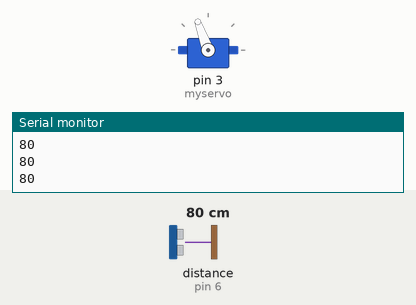
Recording of a sketch running on a simulated Arduino Uno, built with avr-gcc and run on an emulated ATmega328P. On the bench: servo, the last lines printed to the serial monitor. Inputs (shaded band) come from the test bench; at power-on: distance to the obstacle (sensor on pin 6) 80 cm. The echo pulse lasts 58.3 µs per cm.

Above: at 3.2 s.
3.3 s: distance to the obstacle (sensor on pin 6) set to 14 cm
4.8 s: distance to the obstacle (sensor on pin 6) set to 11 cm
At 5.3 s:
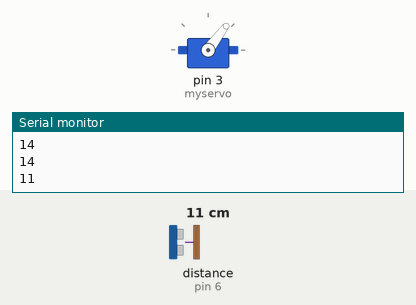
7.8 s: distance to the obstacle (sensor on pin 6) set to 18 cm
At 8.5 s:
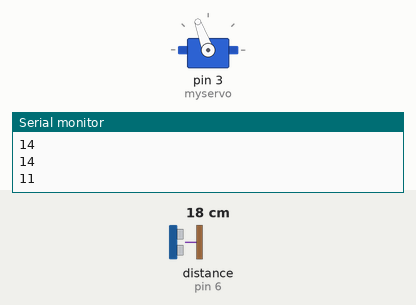
9.3 s: distance to the obstacle (sensor on pin 6) set to 2 cm
At 10.0 s:
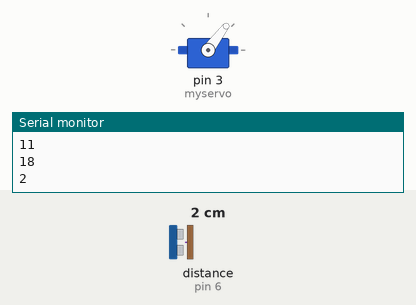
Timing chart, 0 to 13.0 s (numbered marks = the images above; inputs shaded):
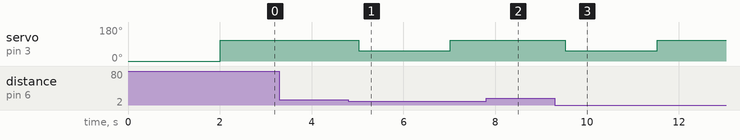

Measured:
- the behaviour switches between 13 and 12 cm on distance to the obstacle (sensor on pin 6) (found by bisection; images 0 and 1)
- after the input at 4.8 s, servo on pin 3 (myservo): 110° → 53° after 0.22 s, → 110° 2.0 s later
- after the input at 7.8 s, servo on pin 3 (myservo): stays 110° (without the input it goes to 53° after 1.2 s)
- after the input at 9.3 s, servo on pin 3 (myservo): 110° → 53° after 0.23 s, → 110° 2.0 s later

The sketch:

Auto_Hs.ino
```cpp
#include <Ultrasonic.h>
#include <Servo.h>

Servo myservo;              // Membuat nama untuk pemanggilan servo kita
Ultrasonic ultrasonic(5,6); // (Trig PIN,Echo PIN)
int led = 13;

void setup() {
  myservo.attach(3);        // angka 3 menunjukkan kalau kita memasukkan sinyal servo ke D3
  myservo.write(0);
  delay(2000);
  Serial.begin(9600);
  digitalWrite(led, LOW);
}

void loop() {
  int dat = ultrasonic.Ranging(CM); // lihat nilai jarak disini
  Serial.println(dat);

  if(dat < 13){         // Jika jarak yang terdeteksi < 10cm, maka servo akan bergerak
    digitalWrite(led, HIGH);
    myservo.attach(3);
    myservo.write(53);
    delay(2000);
    digitalWrite(led, LOW);
    myservo.write(110);
    delay(2000);
  }else{                // Jika tidak mendeteksi adanya objek mendekat, maka posisikan keadaan normal
    digitalWrite(led, LOW);
    myservo.write(110);
    delay(500);
    myservo.detach();
  }

}
```
